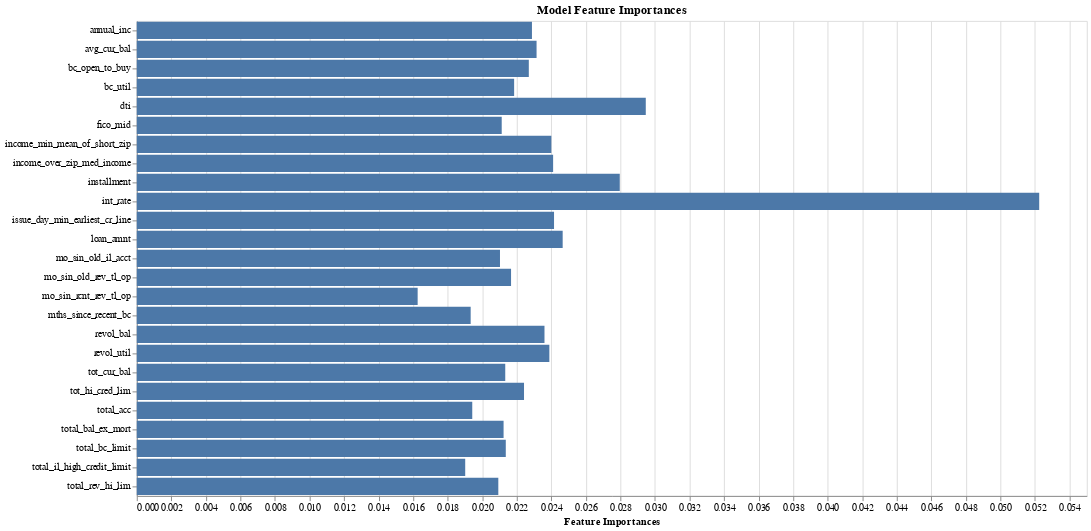

Notebook code for this chart:
### Code cell
alt.Chart(_feature_importances).mark_bar().encode(
    y=alt.Y(field='features',type='nominal',axis=alt.Axis(title='')),
    x=alt.X(field='coef',type='quantitative',axis=alt.Axis(title='Feature Importances')),
    tooltip=['coef:N', 'features']
).properties(width=1000, height=500,title='Model Feature Importances')

### Figure 1 — Vega-Lite specification as saved in the notebook (floating-point values rounded to 4 significant figures)
{"$schema": "https://vega.github.io/schema/vega-lite/v2.6.0.json", "config": {"view": {"height": 300, "width": 400}}, "data": {"name": "data-380fbaeb40849c97b48978f3f115f139"}, "datasets": {"data-380fbaeb40849c97b48978f3f115f139": [{"coef": 0.05224, "features": "int_rate"}, {"coef": 0.02947, "features": "dti"}, {"coef": 0.02796, "features": "installment"}, {"coef": 0.02466, "features": "loan_amnt"}, {"coef": 0.02416, "features": "issue_day_min_earliest_cr_line"}, {"coef": 0.0241, "features": "income_over_zip_med_income"}, {"coef": 0.024, "features": "income_min_mean_of_short_zip"}, {"coef": 0.02388, "features": "revol_util"}, {"coef": 0.0236, "features": "revol_bal"}, {"coef": 0.02314, "features": "avg_cur_bal"}, {"coef": 0.02288, "features": "annual_inc"}, {"coef": 0.0227, "features": "bc_open_to_buy"}, {"coef": 0.02242, "features": "tot_hi_cred_lim"}, {"coef": 0.02185, "features": "bc_util"}, {"coef": 0.02167, "features": "mo_sin_old_rev_tl_op"}, {"coef": 0.02136, "features": "total_bc_limit"}, {"coef": 0.02133, "features": "tot_cur_bal"}, {"coef": 0.02123, "features": "total_bal_ex_mort"}, {"coef": 0.02113, "features": "fico_mid"}, {"coef": 0.02103, "features": "mo_sin_old_il_acct"}, {"coef": 0.02093, "features": "total_rev_hi_lim"}, {"coef": 0.01942, "features": "total_acc"}, {"coef": 0.01933, "features": "mths_since_recent_bc"}, {"coef": 0.01901, "features": "total_il_high_credit_limit"}, {"coef": 0.01626, "features": "mo_sin_rcnt_rev_tl_op"}]}, "encoding": {"tooltip": [{"field": "coef", "type": "nominal"}, {"field": "features", "type": "nominal"}], "x": {"axis": {"title": "Feature Importances"}, "field": "coef", "type": "quantitative"}, "y": {"axis": {"title": ""}, "field": "features", "type": "nominal"}}, "height": 500, "mark": "bar", "title": "Model Feature Importances", "width": 1000}
